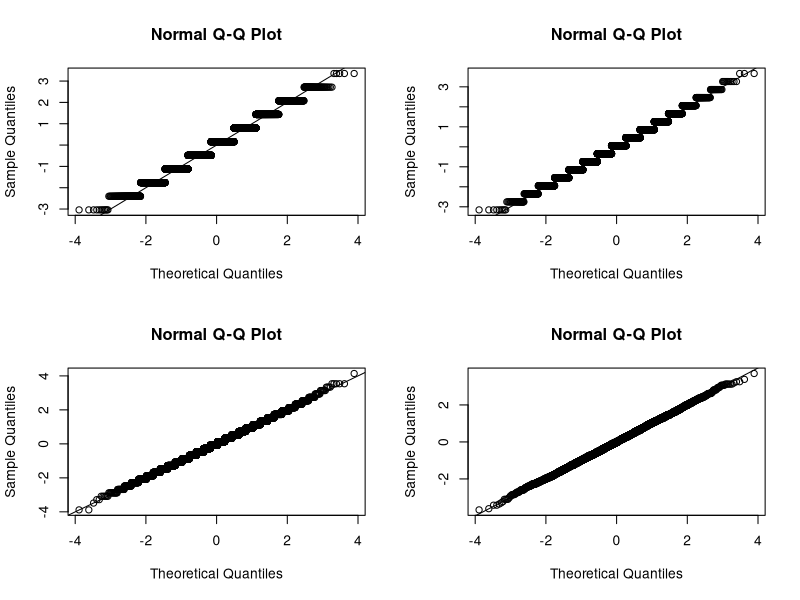
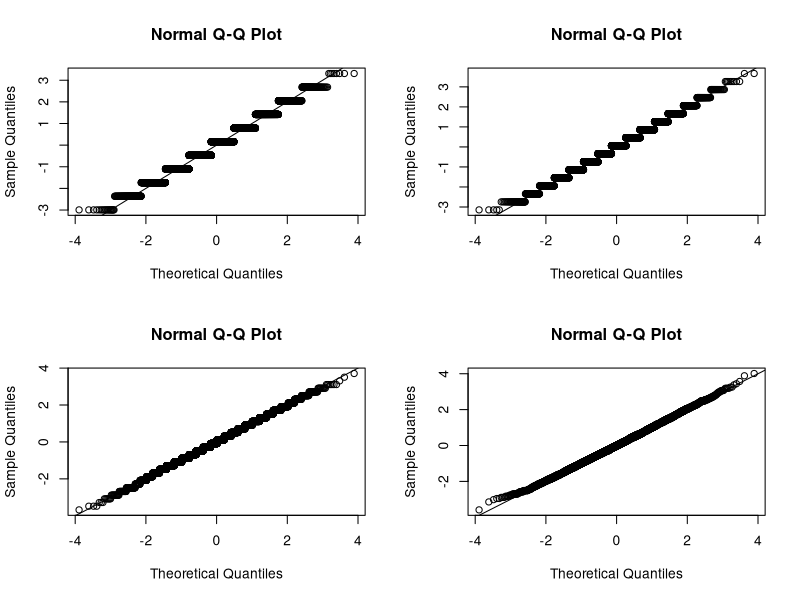
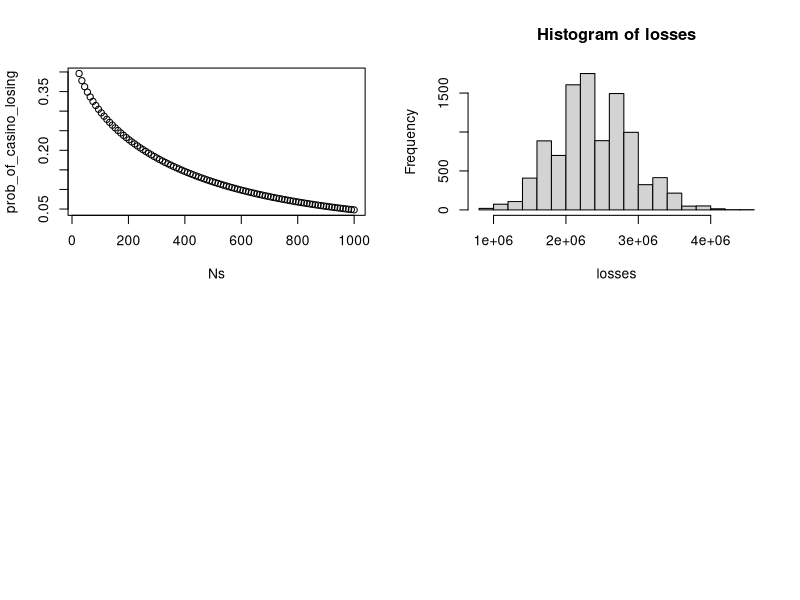
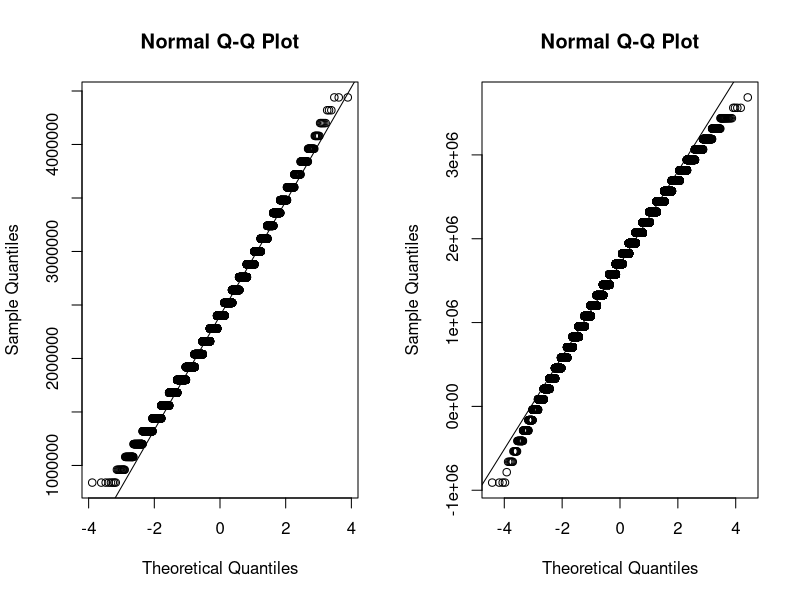
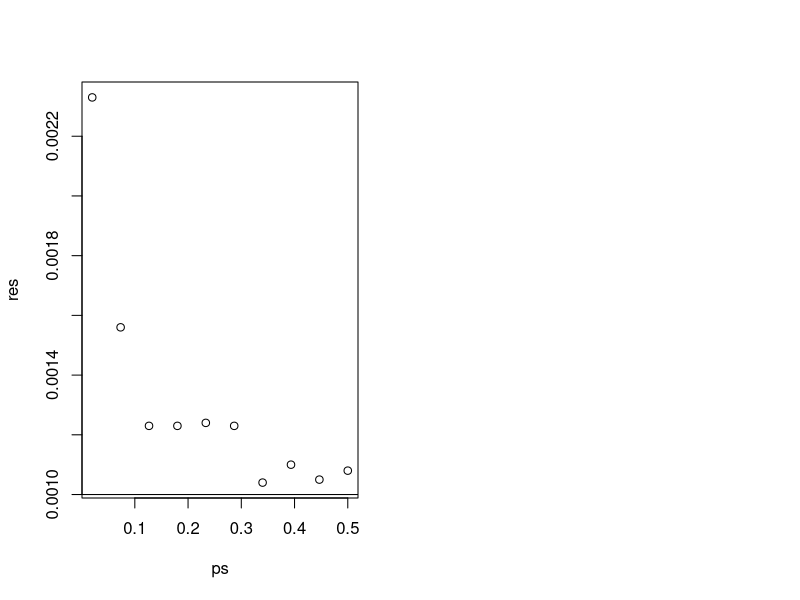

These figures' R source, in order:
## ---- chunk 1
get_outcome <- function(N){
  x <- sample( c(-1,1), N, replace=TRUE, prob=c(10/19,9/19))
  sum(x)
}
get_outcome(10)
## ---- chunk 2
mysd <- function(x){
  sqrt(mean((x-mean(x))^2))
}
B <- 10^4
par(mfrow=c(2,2)) ##don't worry if you don't know what this is. You can remove it.
for(N in c(10, 25, 100, 1000)){
  winnings <- replicate(B,get_outcome(N) )
  z <- (winnings - mean(winnings))/mysd(winnings)
  qqnorm(z)
  abline(0,1)
  cat("Expected value:", mean(winnings), 
      "Standard Error:", mysd(winnings),"\n")
}
## ---- chunk 3
par(mfrow=c(2,2)) ##don't worry if you don't know what this is. You can remove it.
## Try out a few N
for(N in c(10, 25, 100, 1000)){
  ## copy code from above:
  average_winnings <- replicate(B,get_outcome(N) ) / N
  z <- (average_winnings - mean(average_winnings))/mysd(average_winnings)
  qqnorm(z)
  abline(0,1)
  cat("Expected value:", mean(average_winnings), 
      "Standard Error:", mysd(average_winnings),"\n")
}
## ---- chunk 4
1-pnorm( sqrt(25)*(1/19)/0.998614)
## ---- chunk 5
B <- 10^5
winnings <- replicate(B,get_outcome(25) )
mean(winnings>0)                   
## ---- chunk 6
Ns <-seq(25, 1000, len=100)
prob_of_casino_losing <- 1 - pnorm( sqrt(Ns)*(1/19/0.998614))
plot(Ns, prob_of_casino_losing)
## ---- chunk 7
N <- 1000
loss_per_foreclosure <- 120000
p <- 0.02
defaults <- sample( c(0,1), N, prob=c(1-p, p), replace = TRUE)
sum(defaults * loss_per_foreclosure)
## ---- chunk 8
N <- 1000
loss_per_foreclosure <- 120000
p <- 0.02
B <- 10^4
## Use replicate to generate B random variables
losses <- replicate(B, {
  ## copy code from 2A
  defaults <- sample( c(0,1), N, prob=c(1-p, p), replace = TRUE) 
  sum(defaults * loss_per_foreclosure)
})
## Data looks normally distributed:
hist(losses)
par(mfrow=c(1,2))
qqnorm(losses)
qqline(losses)
mean(losses)
sd(losses)
## ---- chunk 9
N <- 1000
loan <- 180000
p <- 0.02
loss_per_foreclosure <- 120000
interest_rate <- (100+p*loss_per_foreclosure)/(1-p)/loan
cat("interest rate is: ",interest_rate)
B <- 10000
profit <- replicate(B, {
  ## We add either a loss of -loss_per_foreclosure or gain of interest_rate*loan
  ## with probabilities p and 1-p respectively for each of N loans
  x <- sample( c(-loss_per_foreclosure, interest_rate*loan ), N, replace=TRUE, prob=c(p, 1-p))
  ## add gains and losses for total profit
  sum(x)
})
mean(profit/N) ##should be about 100
## ---- chunk 10
## Run scripts above then:
mean(profit < 0)
## ---- chunk 11
N <- 1000
loan <- 180000
p <- 0.02
z <- -qnorm(0.001)
loss_per_foreclosure <- 120000
interest_rate <- loss_per_foreclosure*(z*sqrt(p*(1-p))+sqrt(N)*p)/
  ((1-p)*sqrt(N) - z*sqrt(p*(1-p)))/loan
cat("Interest rate is: ", interest_rate,"\n")
expectation <- -loss_per_foreclosure*p + interest_rate*loan*(1-p)
cat("Mean profit:" , expectation*N )
B <- 10^5
profit <- replicate(B, {
  x <- sample( c(-loss_per_foreclosure, interest_rate*loan ), N, replace=TRUE, prob=c(p, 1-p))
  sum(x)
})
mean(profit<0) 
## ---- chunk 12
## Run script from 2E
##Note that the normal approximation is not that great at the tails
qqnorm(profit)
qqline(profit)
## ---- chunk 13
N <- 1000
loan <- 180000
p <- 0.02
loss_per_foreclosure <- 120000
z <- -qnorm(0.001)
B <- 10^5
ps <- seq(0.02,0.5,len=10)
res <- sapply(ps,function(p){
  ##same code as above but changing p and therefore the interest_rate:
  interest_rate <- loss_per_foreclosure*(z*sqrt(p*(1-p))+sqrt(N)*p)/
  ((1-p)*sqrt(N) - z*sqrt(p*(1-p)))/loan
  profit <- replicate(B, {
    x <- sample( c(-loss_per_foreclosure, interest_rate*loan ), N, replace=TRUE, prob=c(p, 1-p))
    sum(x)
    })
  mean(profit<0) ##should be about 0.001
})
plot(ps,res)
abline(h=0.001)
## ---- chunk 14
##From 2E
N <- 1000
loan <- 180000
loss_per_foreclosure <- 120000
p <- 0.02
z <- -qnorm(0.001)
interest_rate <- loss_per_foreclosure*(z*sqrt(p*(1-p))+sqrt(N)*p)/
  ((1-p)*sqrt(N) - z*sqrt(p*(1-p)))/loan

## expectation per loan is therefore:
expectation <- -loss_per_foreclosure*p + interest_rate*loan*(1-p)

p2 <- 0.05
interest_rate2 <- (expectation +
                     loss_per_foreclosure*p2)/(1-p2)/loan
cat("New interest rate is:", interest_rate2)
## ---- chunk 15
## From 2A we have the expectation is
N <- 1000
loan <- 180000
loss_per_foreclosure <- 120000
p <- 0.02
z <- -qnorm(0.001)
interest_rate <- loss_per_foreclosure*(z*sqrt(p*(1-p))+sqrt(N)*p)/
  ((1-p)*sqrt(N) - z*sqrt(p*(1-p)))/loan

expectation <- -loss_per_foreclosure*p + interest_rate*loan*(1-p)

p2 <- 0.05
interest_rate2 <- (expectation +
                     loss_per_foreclosure*p2)/(1-p2)/loan

### Now lot's compute the profit
B <- 10^4
profit <- replicate(B, {
  x <- sample( c(-loss_per_foreclosure, interest_rate2*loan ), N, replace=TRUE, prob=c(p2, 1-p2))
  sum(x)
})
mean(profit<0) 
## ---- chunk 16
z <- -qnorm(0.001)
N2 <- (z*(interest_rate2*loan + loss_per_foreclosure)*sqrt(p2*(1-p2)) / 
  (interest_rate2*loan*(1-p2) - loss_per_foreclosure*p2 ))^2
cat("N is :",N2)
B <- 10^4
profit <- replicate(B, {
  x <- sample( c(-loss_per_foreclosure, interest_rate2*loan ), N2, replace=TRUE, prob=c(p2, 1-p2))
  sum(x)
})
mean(profit<0) ##should be about 0.001

## ---- chunk 17
loan <- 180000
loss_per_foreclosure <- 120000
p2 <- 0.05
interest_rate2 <- 0.05
B <- 10^5
outcomes1 <- replicate(B,{
  sample( c(-loss_per_foreclosure, interest_rate2*loan ), 2, replace=TRUE, prob=c(p2, 1-p2))
})
## ---- chunk 18
sum( outcomes1[1,] < 0 & outcomes1[2,]<0)/sum(outcomes1[1,]<0)
## ---- chunk 19
B <- 10^5
outcomes2 <- replicate(B,{
  add <- sample( c(-0.04,0.04), 1)
  sample( c(-loss_per_foreclosure, interest_rate2*loan ), 2, replace=TRUE, prob=c(p2+add, 1-(p2+add)))
})
## ---- chunk 20
sum( outcomes2[1,] < 0 & outcomes2[2,]<0)/sum(outcomes2[1,]<0)
## ---- chunk 21
B <- 10^5
profit2 <- replicate(B,{
  add <- sample( c(-0.04,0.04), 1)
  x <- sample( c(-loss_per_foreclosure, interest_rate2*loan ), N2, replace=TRUE, prob=c(p2+add, 1-(p2+add)))
  sum(x)
})
## ---- chunk 22
mean(profit)
mean(profit2)
## ---- chunk 23
mean(profit < 0)
mean(profit2 < 0)
## ---- chunk 24
mean(profit < -10^6)
mean(profit2 < -10^6)
